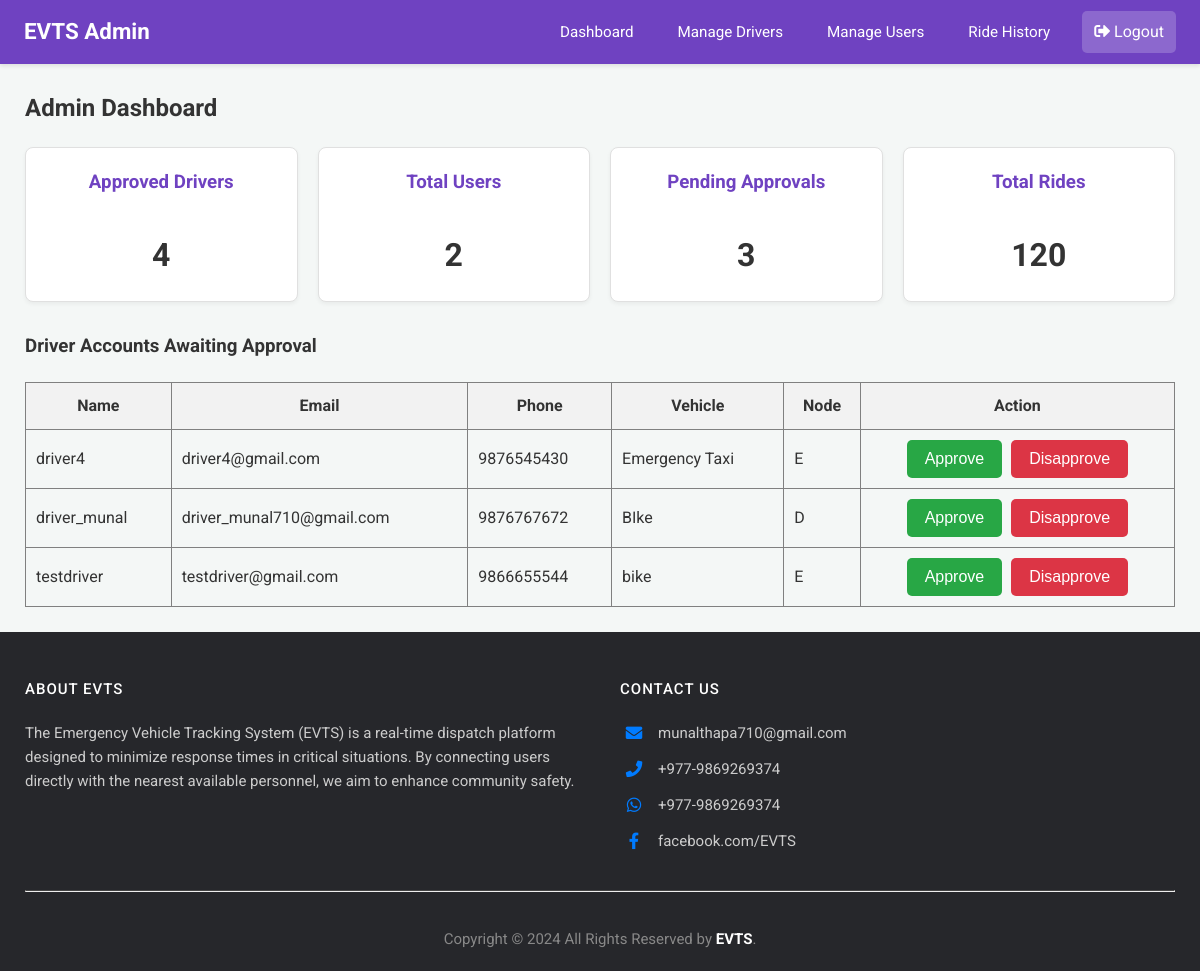
Screenshot of /admin/dashboard (signed in) with the database file from the repository.
### app.py (models this page shows)
class Driver(db.Model):
    email = db.Column(db.String(120), primary_key=True)
    name = db.Column(db.String(100))
    phone = db.Column(db.String(15))
    password = db.Column(db.String(256)) # Increased length for hash
    vehicle = db.Column(db.String(50))
    node = db.Column(db.String(10), nullable=False)
    is_approved = db.Column(db.Boolean, default=False, nullable=False)

### app.py (the view)
@app.route('/admin/dashboard')
@login_required_admin
def admin_dashboard():
    admin = Admin.query.get(session['admin'])
    unapproved_drivers = Driver.query.filter_by(is_approved=False).all()
    stats = {
        'total_users': User.query.count(),
        'total_drivers': Driver.query.filter_by(is_approved=True).count(),
        'pending_drivers': len(unapproved_drivers),
        'total_rides': RideRequest.query.count()
    }
    response = make_response(render_template(
        'admin_dashboard.html',
        admin=admin,
        unapproved_drivers=unapproved_drivers,
        stats=stats
    ))
    return add_no_cache_to_response(response)

### app.py (called while the page is built)
def login_required_admin(f):
    @wraps(f)
    def decorated_function(*args, **kwargs):
        if 'admin' not in session:
            flash("Admin access required.", "error")
            return redirect(url_for('login'))
        return f(*args, **kwargs)
    return decorated_function

def add_no_cache_to_response(response):
    response.headers["Cache-Control"] = "no-cache, no-store, must-revalidate, public, max-age=0"
    response.headers["Pragma"] = "no-cache"
    response.headers["Expires"] = "0"
    return response

### templates/admin_dashboard.html (shortened to what this page needs)
{% extends 'admin_base.html' %}
{% block content %}
<h2>Admin Dashboard</h2>
<div class="stats-grid">
    <div class="stat-card">
        <h3>Approved Drivers</h3>
        <p>{{ stats.total_drivers }}</p>
    </div>
    <div class="stat-card">
        <h3>Total Users</h3>
        <p>{{ stats.total_users }}</p>
    </div>
    <div class="stat-card">
        <h3>Pending Approvals</h3>
        <p>{{ stats.pending_drivers }}</p>
    </div>
    <div class="stat-card">
        <h3>Total Rides</h3>
        <p>{{ stats.total_rides }}</p>
    </div>
</div>
<h3>Driver Accounts Awaiting Approval</h3>
{% if unapproved_drivers %}
<table border="1" style="width: 100%; border-collapse: collapse; margin-top: 20px;">
    <thead>
        <tr style="background-color: #f2f2f2;">
            <th style="padding: 10px;">Name</th>
            <th style="padding: 10px;">Email</th>
            <th style="padding: 10px;">Phone</th>
            <th style="padding: 10px;">Vehicle</th>
            <th style="padding: 10px;">Node</th>
            <th style="padding: 10px;">Action</th>
        </tr>
    </thead>
    <tbody>
    {% for driver in unapproved_drivers %}
    <tr id="driver-row-{{ driver.email.replace('@', '_').replace('.', '_') }}">
        <td style="padding: 10px;">{{ driver.name }}</td>
        <td style="padding: 10px;">{{ driver.email }}</td>
        <td style="padding: 10px;">{{ driver.phone }}</td>
        <td style="padding: 10px;">{{ driver.vehicle }}</td>
        <td style="padding: 10px;">{{ driver.node }}</td>
        <td style="padding: 10px; text-align: center;">
            <button class="btn-confirm" onclick="approveDriver('{{ driver.email }}')">Approve</button>
             <button class="btn-cancel" style="margin-left: 5px;" onclick="disapproveDriver('{{ driver.email }}')">Disapprove</button>
        </td>
    </tr>
    {% endfor %}
    </tbody>
</table>
{% else %}
<p>No new driver registrations to approve.</p>
{% endif %}
{% endblock %}

### static/css/dashboard_styles.css (style rules this page uses)
body { font-family: 'Roboto', 'Segoe UI', Tahoma, Geneva, Verdana, sans-serif; margin: 0; background-color: #f4f7f6; color: #333; line-height: 1.6; }
.dashboard-content h2, .dashboard-content h3, .dashboard-content h4 { color: #333; margin-top: 0; }
.dashboard-content p { margin-bottom: 1rem; }
button, .button-style { background-color: #007bff; color: white; padding: 10px 18px; border: none; border-radius: 5px; cursor: pointer; font-size: 1em; transition: background-color 0.2s ease, box-shadow 0.2s ease; text-decoration: none; display: inline-block; text-align: center; }
button.btn-confirm, .button-style.btn-confirm { background-color: #28a745; }
button.btn-cancel, .button-style.btn-cancel { background-color: #dc3545; }

### templates/admin_base.html (style rules this page uses)
.stat-card { background: #fff; border: 1px solid #e0e0e0; padding: 20px; border-radius: 8px; text-align: center; box-shadow: 0 2px 4px rgba(0,0,0,0.05); }
.stat-card h3 { margin-top: 0; color: #6f42c1; }
.stat-card p { font-size: 2em; font-weight: bold; margin-bottom: 0; }
.stats-grid { display: grid; grid-template-columns: repeat(auto-fit, minmax(200px, 1fr)); gap: 20px; margin-bottom: 30px; }

### rows the page displays
Driver: name "driver4", email "driver4@gmail.com", phone "9876545430", vehicle "Emergency Taxi", node "E"
Driver: name "driver_munal", email "driver_munal710@gmail.com", phone "9876767672", vehicle "BIke", node "D"
Driver: name "testdriver", email "testdriver@gmail.com", phone "9866655544", vehicle "bike", node "E"

### other values shown
{{ stats.total_drivers }} "4"
{{ stats.total_users }} "2"
{{ stats.pending_drivers }} "3"
{{ stats.total_rides }} "120"
